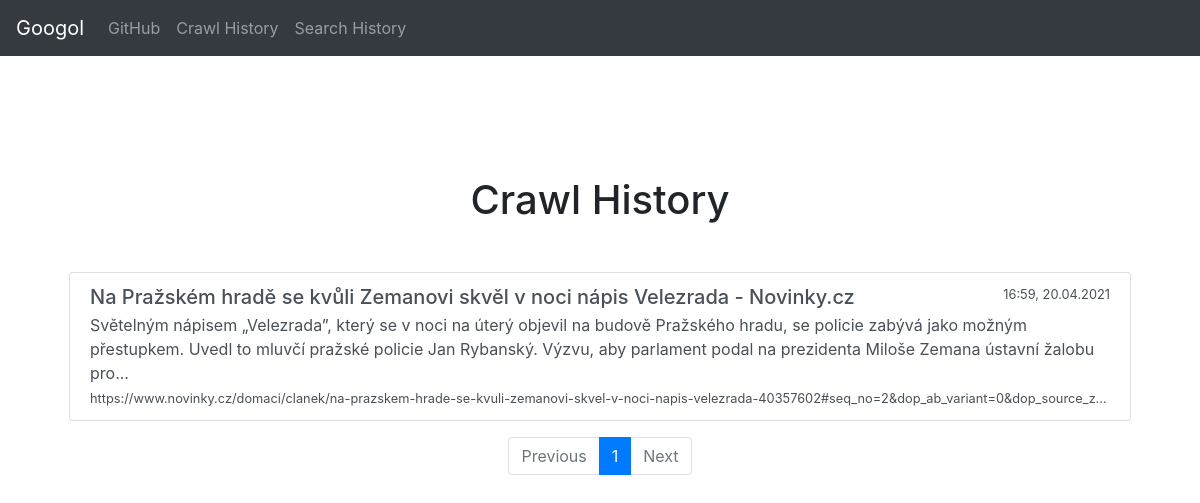
The app's page /crawl-history with its own data.
### models.py (models this page shows)
class Website(db.Model):
    __searchable__ = ['content']
    id = db.Column(db.Integer, primary_key=True)
    title = db.Column(db.String(255))
    content = db.Column(db.String(50000))  # 50 kB
    url = db.Column(db.String(255))
    created = db.Column(db.DateTime, default=datetime.datetime.utcnow)
    processed = db.Column(db.Boolean, default=False)
    newest = db.Column(db.Boolean, default=True)

### views.py (the view)
@app.route('/crawl-history')
def crawl_history():
    page = request.args.get('page', default=1, type=int)
    sites = Website.query.order_by(Website.created.desc()).filter_by(newest=True)\
        .paginate(page=page, per_page=6)
    return render_template('crawl-history.html', sites=sites.items, crawls=sites)

### filters.py (called while the page is built)
@app.template_filter()
def format_datetime(value):
    form = "HH:mm, dd.MM.yyyy"
    return fdt(value, form)

### core/templates/crawl-history.html
{% extends "base.html" %}
{% from "macros/render_pagination.html" import render_pagination %}
{% block body %}
    <h1 class="my-5">
        Crawl History
    </h1>
    <div class="row">
        <div class="col-md-12 col-sm-12">
            <div class="list-group" id="list-tab" role="tablist">
                {% for site in sites %}
                    <a href="{{ url_for('web_history', website_id=site.id) }}"
                       class="list-group-item list-group-item-action flex-column align-items-start">
                        <div class="d-flex w-100 justify-content-between">
                            <h5 class="mb-1">{{ site.title }}</h5>
                            <small>{{ site.created | format_datetime() }}</small>
                        </div>
                        <p class="mb-1">
                            {{ site.content | truncate(256) }}
                        </p>
                        <small>{{ site.url }}</small>
                    </a>
                {% endfor %}
            </div>
        </div>
    </div>
    <div class="mt-3">
        {{ render_pagination(crawls, 'crawl_history') }}
    </div>
{% endblock %}

### core/static/css/starter-template.css (style rules this page uses)
body { padding-top: 5rem; }
.mb-1 { word-wrap: break-word; }
.list-group-item { text-align: left; }
.small, small { white-space: nowrap; text-overflow: ellipsis; overflow: hidden; display: block; }

### records on screen
Website: title "Na Pražském hradě se kvůli Zemanovi skvěl v noci nápis Velezrada - Novinky.cz", created "16:59, 20.04.2021", content "Světelným nápisem „Velezrada”, který se v noci na úterý objevil na budově Pražského hradu, se policie zabývá jako možným přestupkem. Uvedl to mluvčí pražské policie Jan Rybanský. Výzvu, aby parlament podal na prezidenta Miloše Zemana ústavní žalobu pro...", url "https://www.novinky.cz/domaci/clanek/na-prazskem-hrade-se-kvuli-zemanovi-skvel-v-noci-napis-velezrada-40357602#seq_no=2&dop_ab_variant=0&dop_source_z…"

### other values on screen
{{ page_num }} "1"
